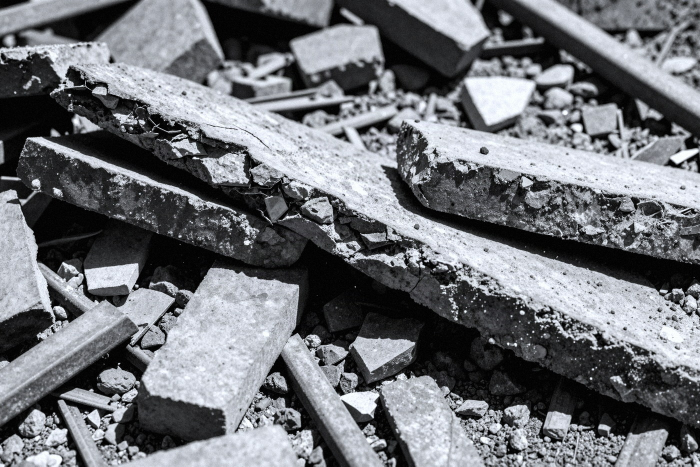
#> input picture TN Abruch/src/assets/material-bauschutt-3x2.jpg, 1400 x 933 px, given in place of TN_Abbruch_2020_B.jpg, which was not available (shown at 1/2 size)
$ python prepare-images.py
#> lines starting #> are read from the running program, lines starting #| are printed output that depends on the picture; pictures that were not available may be replaced by others from this repository, and a replacement may not be noted
"""
Bildaufbereitung TN Abbruch.

Art Direction laut docs/02-creative-direction.md:
hoher Kontrast, leicht entsaettigt, kuehl abgestimmt, feines Korn.
Die Fotos werden nicht geschoenert — sie werden auf eine gemeinsame Anmutung gebracht.

Quelle: _research/assets/  ->  Ziel: src/assets/
"""
from PIL import Image, ImageEnhance, ImageOps, ImageChops
import numpy as np
import os

SRC = os.path.join(os.path.dirname(__file__), '..', '_research', 'assets')
AI = os.path.join(os.path.dirname(__file__), '..', '_research', 'ai')
OUT = os.path.abspath(os.path.join(os.path.dirname(__file__), '..', 'src', 'assets'))
os.makedirs(OUT, exist_ok=True)


def grade(im, *, contrast=1.14, saturation=0.62, cool=0.045, lift=0.012, grain=5.0):
    """Gemeinsame Bildanmutung fuer alle Fotos der Website."""
    im = im.convert('RGB')
    im = ImageEnhance.Color(im).enhance(saturation)
    im = ImageEnhance.Contrast(im).enhance(contrast)

    a = np.asarray(im).astype(np.float32) / 255.0

    # Kuehle Abstimmung: Blau leicht an, Rot leicht ab — Tageslicht auf Beton
    a[..., 2] = np.clip(a[..., 2] * (1 + cool), 0, 1)
    a[..., 0] = np.clip(a[..., 0] * (1 - cool * 0.55), 0, 1)

    # Tiefen minimal anheben, damit Schwarz nicht zuläuft (Filmkurve)
    a = a * (1 - lift) + lift

    # Feines Korn, gleichmaessig ueber alle Kanaele — deterministisch
    rng = np.random.default_rng(1997)
    noise = rng.normal(0, grain / 255.0, a.shape[:2])[..., None]
    a = np.clip(a + noise, 0, 1)

    return Image.fromarray((a * 255).astype(np.uint8))


def crop_ratio(im, ratio, anchor=0.5, vanchor=0.5):
    """Auf Seitenverhaeltnis beschneiden. anchor 0..1 = horizontale Bildmitte."""
    w, h = im.size
    target_h = w / ratio
    if target_h <= h:
        top = int((h - target_h) * vanchor)
        return im.crop((0, top, w, top + int(target_h)))
    target_w = h * ratio
    left = int((w - target_w) * anchor)
    return im.crop((left, 0, left + int(target_w), h))


def save(im, name, width=None, quality=92):
    if width and im.width > width:
        im = im.resize((width, round(im.height * width / im.width)), Image.LANCZOS)
    path = os.path.join(OUT, name)
    im.save(path, 'JPEG', quality=quality, optimize=True, progressive=True, subsampling=1)
    print(f'{name:44s} {im.width}x{im.height}  {os.path.getsize(path)//1024} KB')


# --- 1. Fuhrpark + Team, Betriebshof Delmenhorst, 2020 -----------------------
fp = Image.open(os.path.join(SRC, 'TN_Abbruch_2020_B.jpg'))
#> fp is the input picture: PIL image 1400x933 RGB; mean R, G, B 111.9, 114.3, 119.1
# Der untere Bildrand ist leerer Sandplatz — weg damit, die Masse steht oben.
fp = fp.crop((0, 0, fp.width, int(fp.height * 0.80)))
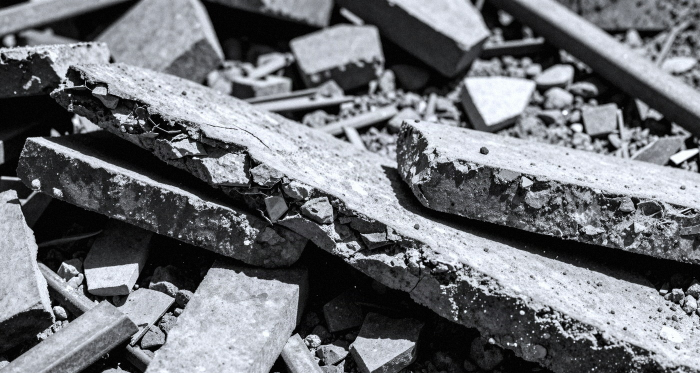
#> fp: PIL image 1400x746 RGB (shown at 1/2 size); mean R, G, B 110.7, 113, 117.8
fp_g = grade(fp, contrast=1.18, saturation=0.55, grain=4.5)
#> in grade, `a[..., 2] = np.clip(a[..., 2] * (1 + cool), 0, 1)`:
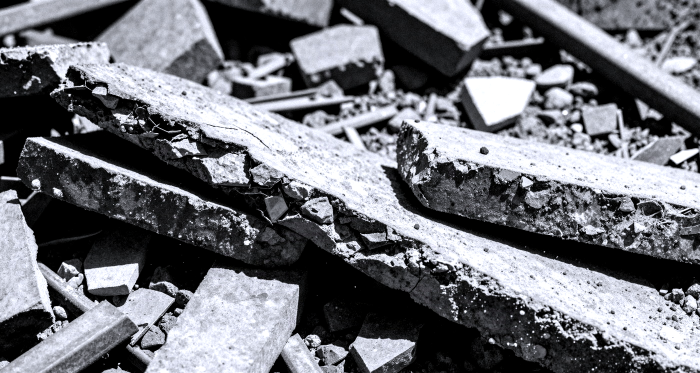
#> a: shape (746, 1400, 3) float32 (shown at 1/2 size); mean R, G, B 0.441, 0.448, 0.474
save(crop_ratio(fp_g, 21 / 9, vanchor=0.35), 'fuhrpark-panorama.jpg', 2200)
#| fuhrpark-panorama.jpg                        1400x600  344 KB
save(crop_ratio(fp_g.crop((0, 0, int(fp_g.width * 0.42), fp_g.height)), 4 / 3, vanchor=0.3),
     'fuhrpark-maschinen.jpg', 1400)
#| fuhrpark-maschinen.jpg                       588x441  107 KB
save(crop_ratio(fp_g, 16 / 9, vanchor=0.3), 'fuhrpark-16x9.jpg', 1800)
#| fuhrpark-16x9.jpg                            1326x746  403 KB

# --- 2. Schadstoffsanierung KMF, Vollschutz nach TRGS 521 --------------------
ss = Image.open(os.path.join(SRC, 'TN_Abbruch_Unsere_Leistungen.jpg'))
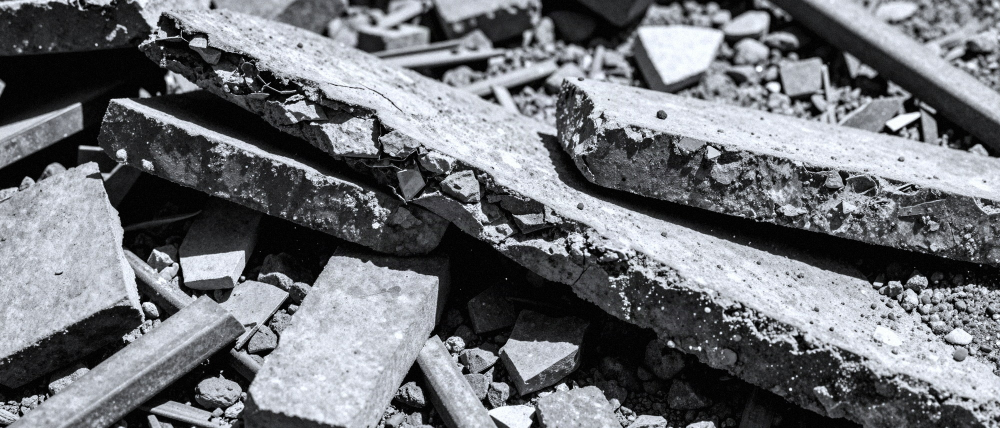
#> input picture TN Abruch/src/assets/material-bauschutt-band.jpg, 2000 x 856 px, given in place of TN_Abbruch_Unsere_Leistungen.jpg, which was not available (shown at 1/2 size)
#> ss is the input picture: PIL image 2000x856 RGB; mean R, G, B 111.6, 114, 118.7
ss_g = grade(ss, contrast=1.16, saturation=0.5, grain=5.5)
save(crop_ratio(ss_g, 4 / 5, anchor=0.42), 'schadstoffsanierung-hoch.jpg', 1100)
#> call 4 of crop_ratio, with ratio = 0.8, anchor = 0.42, vanchor = 0.5
#> in crop_ratio (call 4), `return im.crop((left, 0, left + int(target_w), h))`:
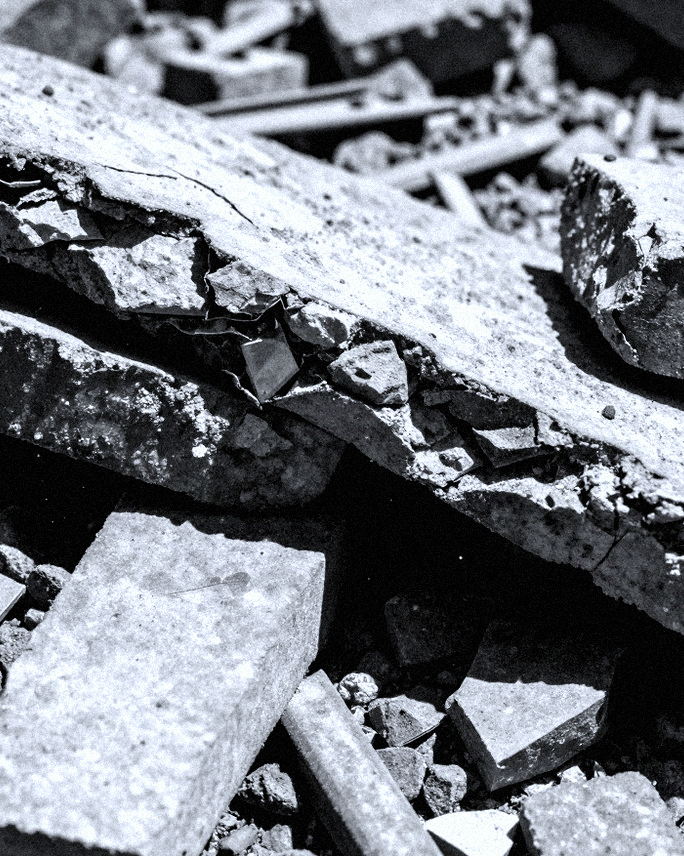
#> returned value: PIL image 684x856 RGB; mean R, G, B 118.7, 122.8, 129.7
#| schadstoffsanierung-hoch.jpg                 684x856  247 KB
save(crop_ratio(ss_g, 16 / 9, vanchor=0.28), 'schadstoffsanierung-breit.jpg', 1800)
#> in crop_ratio (call 5), `return im.crop((left, 0, left + int(target_w), h))`:
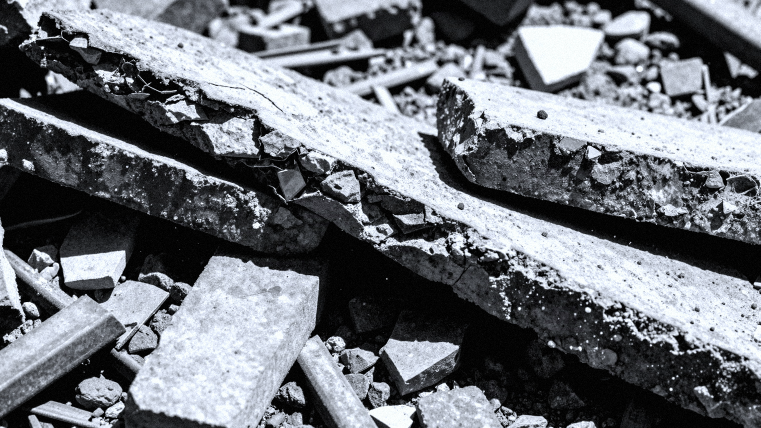
#> returned value: PIL image 1521x856 RGB (shown at 1/2 size); mean R, G, B 110.5, 114.4, 120.6
#| schadstoffsanierung-breit.jpg                1521x856  545 KB
save(crop_ratio(ss_g, 3 / 2, anchor=0.45, vanchor=0.3), 'schadstoffsanierung-3x2.jpg', 1500)
#> in crop_ratio (call 6), `return im.crop((left, 0, left + int(target_w), h))`:
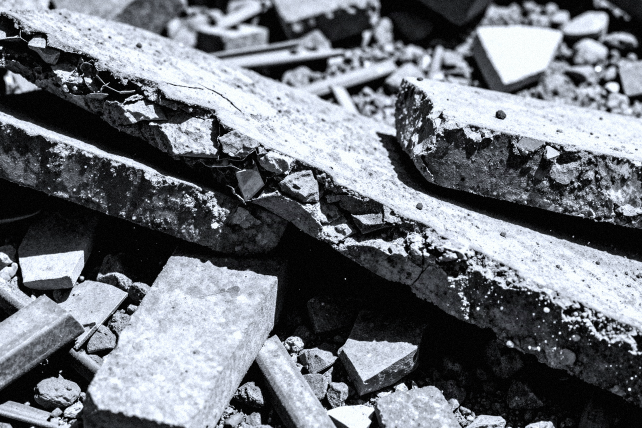
#> returned value: PIL image 1284x856 RGB (shown at 1/2 size); mean R, G, B 111.9, 115.8, 122.1
#| schadstoffsanierung-3x2.jpg                  1284x856  463 KB

# --- 3. KI-Materialstudie (kein Referenzprojekt, kein Ort, keine Zuordnung) --
ai_path = os.path.join(AI, 'test01.png')
if os.path.exists(ai_path):
    mat = grade(Image.open(ai_path), contrast=1.10, saturation=0.0, cool=0.06, grain=6.0)
    save(crop_ratio(mat, 21 / 9, vanchor=0.5), 'material-beton-bewehrung.jpg', 2000)
    save(crop_ratio(mat, 4 / 5, anchor=0.55), 'material-beton-hoch.jpg', 1000)

# --- 4. Nachweislogos: weissen Rand trimmen, auf helle Platte -----------------
for src_name, out_name in [('avn.png', 'logo-avn.png'),
                           ('nav.jpg', 'logo-nav.png'),
                           ('pq.png', 'logo-pq-vob.png')]:
    im = Image.open(os.path.join(SRC, src_name)).convert('RGB')
    bg = Image.new('RGB', im.size, im.getpixel((0, 0)))
    box = ImageChops.difference(im, bg).convert('L').point(lambda v: 255 if v > 12 else 0).getbbox()
#> box = (0, 0, 2000, 856)
    if box:
        im = im.crop(box)
    im = ImageOps.expand(im, border=max(4, im.width // 40), fill=im.getpixel((0, 0)))
#> im: PIL image 2100x956 RGB
    if im.width > 520:
        im = im.resize((520, round(im.height * 520 / im.width)), Image.LANCZOS)
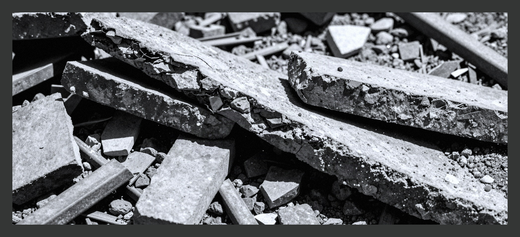
#> im: PIL image 520x237 RGB; mean R, G, B 102.8, 105.2, 109.1
    p = os.path.join(OUT, out_name)
    im.save(p, 'PNG', optimize=True)
    print(f'{out_name:44s} {im.width}x{im.height}  {os.path.getsize(p)//1024} KB')
#| logo-avn.png                                 520x237  227 KB
#> (the run stopped early here; a loop or call above may not have finished)
